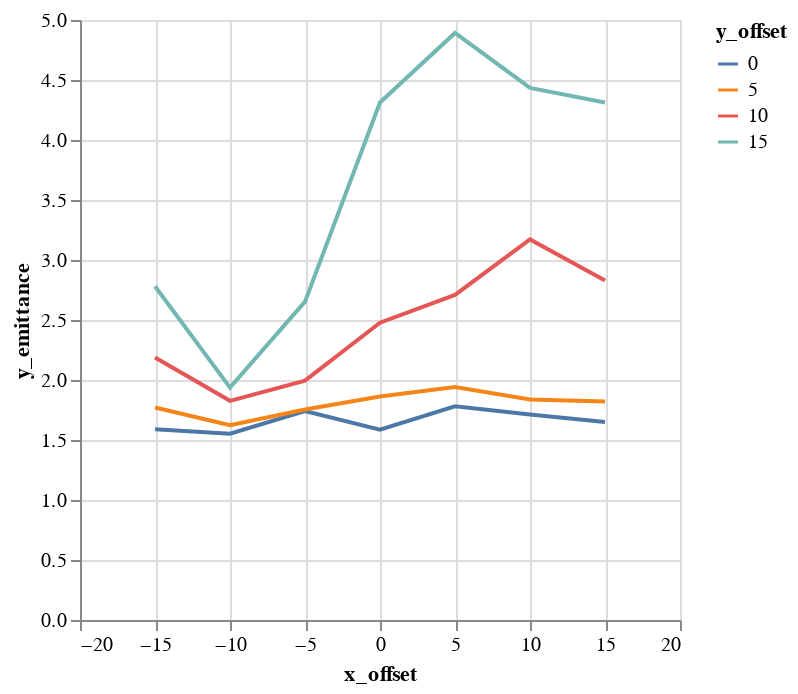

The cell this chart's notebook holds for it:
### Code cell
alt.Chart(emit_df).mark_line().encode(
    color='y_offset:N',
    x='x_offset',
    y='y_emittance',
)

### Figure 1 — Vega-Lite specification as saved in the notebook (floating-point values rounded to 4 significant figures)
{"$schema": "https://vega.github.io/schema/vega-lite/v1.2.1.json", "data": {"values": [{"losses": 1, "relbeta": 0.002308, "sourceID": 16777222, "sourceName": "x_-15_y_0", "x_emittance": 1.854, "x_norm_emittance": 0.004279, "x_offset": -15, "y_emittance": 1.59, "y_norm_emittance": 0.003671, "y_offset": 0}, {"losses": 2, "relbeta": 0.002308, "sourceID": 16777229, "sourceName": "x_-15_y_5", "x_emittance": 2.001, "x_norm_emittance": 0.00462, "x_offset": -15, "y_emittance": 1.771, "y_norm_emittance": 0.004088, "y_offset": 5}, {"losses": 1, "relbeta": 0.002308, "sourceID": 16777236, "sourceName": "x_-15_y_10", "x_emittance": 2.421, "x_norm_emittance": 0.005588, "x_offset": -15, "y_emittance": 2.188, "y_norm_emittance": 0.00505, "y_offset": 10}, {"losses": 2, "relbeta": 0.002308, "sourceID": 16777243, "sourceName": "x_-15_y_15", "x_emittance": 3.141, "x_norm_emittance": 0.007251, "x_offset": -15, "y_emittance": 2.782, "y_norm_emittance": 0.006421, "y_offset": 15}, {"losses": 0, "relbeta": 0.002308, "sourceID": 16777220, "sourceName": "x_-10_y_0", "x_emittance": 1.628, "x_norm_emittance": 0.003758, "x_offset": -10, "y_emittance": 1.553, "y_norm_emittance": 0.003585, "y_offset": 0}, {"losses": 0, "relbeta": 0.002308, "sourceID": 16777227, "sourceName": "x_-10_y_5", "x_emittance": 1.641, "x_norm_emittance": 0.003787, "x_offset": -10, "y_emittance": 1.624, "y_norm_emittance": 0.003749, "y_offset": 5}, {"losses": 0, "relbeta": 0.002308, "sourceID": 16777234, "sourceName": "x_-10_y_10", "x_emittance": 1.64, "x_norm_emittance": 0.003787, "x_offset": -10, "y_emittance": 1.826, "y_norm_emittance": 0.004216, "y_offset": 10}, {"losses": 0, "relbeta": 0.002308, "sourceID": 16777241, "sourceName": "x_-10_y_15", "x_emittance": 1.716, "x_norm_emittance": 0.003962, "x_offset": -10, "y_emittance": 1.936, "y_norm_emittance": 0.004469, "y_offset": 15}, {"losses": 0, "relbeta": 0.002308, "sourceID": 16777218, "sourceName": "x_-5_y_0", "x_emittance": 1.696, "x_norm_emittance": 0.003916, "x_offset": -5, "y_emittance": 1.741, "y_norm_emittance": 0.00402, "y_offset": 0}, {"losses": 0, "relbeta": 0.002308, "sourceID": 16777225, "sourceName": "x_-5_y_5", "x_emittance": 1.655, "x_norm_emittance": 0.00382, "x_offset": -5, "y_emittance": 1.754, "y_norm_emittance": 0.004049, "y_offset": 5}, {"losses": 0, "relbeta": 0.002308, "sourceID": 16777232, "sourceName": "x_-5_y_10", "x_emittance": 1.908, "x_norm_emittance": 0.004405, "x_offset": -5, "y_emittance": 1.995, "y_norm_emittance": 0.004605, "y_offset": 10}, {"losses": 0, "relbeta": 0.002308, "sourceID": 16777239, "sourceName": "x_-5_y_15", "x_emittance": 2.938, "x_norm_emittance": 0.006782, "x_offset": -5, "y_emittance": 2.653, "y_norm_emittance": 0.006125, "y_offset": 15}, {"losses": 0, "relbeta": 0.002308, "sourceID": 16777216, "sourceName": "x_0_y_0", "x_emittance": 1.587, "x_norm_emittance": 0.003664, "x_offset": 0, "y_emittance": 1.586, "y_norm_emittance": 0.003661, "y_offset": 0}, {"losses": 0, "relbeta": 0.002308, "sourceID": 16777223, "sourceName": "x_0_y_5", "x_emittance": 1.789, "x_norm_emittance": 0.00413, "x_offset": 0, "y_emittance": 1.863, "y_norm_emittance": 0.0043, "y_offset": 5}, {"losses": 0, "relbeta": 0.002308, "sourceID": 16777230, "sourceName": "x_0_y_10", "x_emittance": 2.312, "x_norm_emittance": 0.005338, "x_offset": 0, "y_emittance": 2.477, "y_norm_emittance": 0.005718, "y_offset": 10}, {"losses": 0, "relbeta": 0.002308, "sourceID": 16777237, "sourceName": "x_0_y_15", "x_emittance": 4.471, "x_norm_emittance": 0.01032, "x_offset": 0, "y_emittance": 4.312, "y_norm_emittance": 0.009955, "y_offset": 15}, {"losses": 0, "relbeta": 0.002308, "sourceID": 16777217, "sourceName": "x_5_y_0", "x_emittance": 1.663, "x_norm_emittance": 0.003838, "x_offset": 5, "y_emittance": 1.781, "y_norm_emittance": 0.004112, "y_offset": 0}, {"losses": 0, "relbeta": 0.002308, "sourceID": 16777224, "sourceName": "x_5_y_5", "x_emittance": 2.137, "x_norm_emittance": 0.004933, "x_offset": 5, "y_emittance": 1.942, "y_norm_emittance": 0.004483, "y_offset": 5}, {"losses": 0, "relbeta": 0.002308, "sourceID": 16777231, "sourceName": "x_5_y_10", "x_emittance": 2.861, "x_norm_emittance": 0.006604, "x_offset": 5, "y_emittance": 2.709, "y_norm_emittance": 0.006253, "y_offset": 10}, {"losses": 0, "relbeta": 0.002308, "sourceID": 16777238, "sourceName": "x_5_y_15", "x_emittance": 4.841, "x_norm_emittance": 0.01117, "x_offset": 5, "y_emittance": 4.892, "y_norm_emittance": 0.01129, "y_offset": 15}, {"losses": 0, "relbeta": 0.002308, "sourceID": 16777219, "sourceName": "x_10_y_0", "x_emittance": 1.716, "x_norm_emittance": 0.003962, "x_offset": 10, "y_emittance": 1.712, "y_norm_emittance": 0.003952, "y_offset": 0}, {"losses": 0, "relbeta": 0.002308, "sourceID": 16777226, "sourceName": "x_10_y_5", "x_emittance": 1.969, "x_norm_emittance": 0.004545, "x_offset": 10, "y_emittance": 1.838, "y_norm_emittance": 0.004243, "y_offset": 5}, {"losses": 0, "relbeta": 0.002308, "sourceID": 16777233, "sourceName": "x_10_y_10", "x_emittance": 3.719, "x_norm_emittance": 0.008586, "x_offset": 10, "y_emittance": 3.171, "y_norm_emittance": 0.00732, "y_offset": 10}, {"losses": 0, "relbeta": 0.002308, "sourceID": 16777240, "sourceName": "x_10_y_15", "x_emittance": 4.722, "x_norm_emittance": 0.0109, "x_offset": 10, "y_emittance": 4.434, "y_norm_emittance": 0.01024, "y_offset": 15}, {"losses": 0, "relbeta": 0.002308, "sourceID": 16777221, "sourceName": "x_15_y_0", "x_emittance": 2.256, "x_norm_emittance": 0.005207, "x_offset": 15, "y_emittance": 1.65, "y_norm_emittance": 0.003808, "y_offset": 0}, {"losses": 1, "relbeta": 0.002308, "sourceID": 16777228, "sourceName": "x_15_y_5", "x_emittance": 2.459, "x_norm_emittance": 0.005677, "x_offset": 15, "y_emittance": 1.821, "y_norm_emittance": 0.004203, "y_offset": 5}, {"losses": 0, "relbeta": 0.002308, "sourceID": 16777235, "sourceName": "x_15_y_10", "x_emittance": 3.109, "x_norm_emittance": 0.007177, "x_offset": 15, "y_emittance": 2.83, "y_norm_emittance": 0.006533, "y_offset": 10}, {"losses": 0, "relbeta": 0.002308, "sourceID": 16777242, "sourceName": "x_15_y_15", "x_emittance": 4.269, "x_norm_emittance": 0.009855, "x_offset": 15, "y_emittance": 4.313, "y_norm_emittance": 0.009956, "y_offset": 15}]}, "encoding": {"color": {"field": "y_offset", "type": "nominal"}, "x": {"field": "x_offset", "type": "quantitative"}, "y": {"field": "y_emittance", "type": "quantitative"}}, "mark": "line"}
